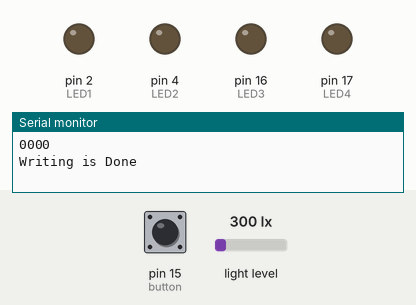
Bench run of a program on a simulated Arduino Mega 2560, built for the host (arithmetic inside an expression is 32-bit, double 64-bit). Shown: output pins drawn as LEDs (lit = HIGH), the last lines printed to the serial monitor. Wiring (inferred from the names in the program): BH1750 light sensor at I2C address 0x23. The inputs (shaded band) are chosen by the test bench; at power-on: pin 15 (button) HIGH, light level 300 lx. Pins used as bus, display or sensor lines are not drawn.

Above: at 3.2 s.
3.3 s: pin 15 (button) pulled LOW for 2.7 s
At 5.1 s:
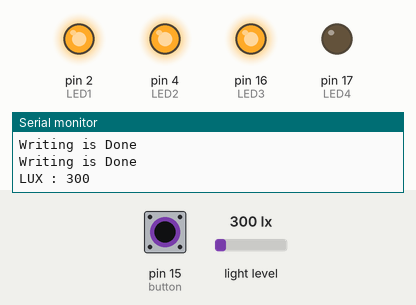
Timing chart, 0 to 8.6 s (numbered marks = the images above; inputs shaded):
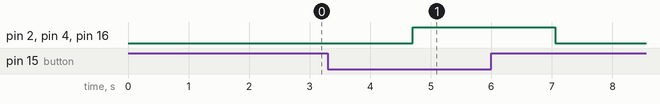

The program:

main.cpp
```cpp
#include <Arduino.h>
#include <Wire.h>
#include <SPI.h>
#include <w25q64.hpp>

#define csPin 5
#define sckPin 18
#define misoPin 19
#define mosiPin 23
#define lenId 4
#define getChipId 0x9F
byte chipId[4];
w25q64 spiChip;
unsigned char writepage[256] ="";
unsigned char readpage[256] ="";

#define BH1750Address 0x23
#define BH1750Len 2

void bh1750Req(int address);
int bh1750read(int address);

byte buff[2];
unsigned short lux= 0;
//define pin
#define LED1 2
#define LED2 4
#define LED3 16
#define LED4 17
#define button 15

int btnState;

void setup() {
  // put your setup code here, to run once:
  pinMode(LED1,OUTPUT);
  pinMode(LED2,OUTPUT);
  pinMode(LED3,OUTPUT);
  pinMode(LED4,OUTPUT);
  pinMode(button,INPUT_PULLUP);
  Serial.begin(9600);
  Wire.begin();
  spiChip.begin();
  spiChip.getId(chipId);
  delay(2000);
  for(int i = 0; i<lenId; i++)
  {
    Serial.print(chipId[i],HEX);
  }
  Serial.println();


}

void loop() {
spiChip.readPages(readpage, 0XFFFF,1);
  for (int i=0; i<256;i++)
  {
    if (readpage[i]> 8 && readpage[i]<127)
    {
      Serial.print((char) readpage[i]);
    }
  }
  Serial.println();

  btnState = digitalRead(button);
  // put your main code here, to run repeatedly:


bh1750Req(BH1750Address);
delay(300);
if (btnState == !1)
{
memcpy(writepage, "ON", sizeof("ON"));
spiChip.erasePageSector(0xFFFF);
spiChip.pageWrite(writepage,0XFFFF);
Serial.println("Writing is Done");

if (bh1750read(BH1750Address)== BH1750Len)
{
  lux = (((unsigned short)buff[0] << 8) | (unsigned short)buff[1])/1.2;
  Serial.println("LUX : " + String(lux));
}

if(lux >=0 && lux <= 250)
{
  digitalWrite(LED1,HIGH);
  digitalWrite(LED2,HIGH);
  digitalWrite(LED3,HIGH);
  digitalWrite(LED4,HIGH);

}
else if(lux >=251 && lux <= 500)
{
  digitalWrite(LED1,HIGH);
  digitalWrite(LED2,HIGH);
  digitalWrite(LED3,HIGH);
  digitalWrite(LED4,LOW);

}
else if(lux >=501 && lux <= 750)
{
  digitalWrite(LED1,HIGH);
  digitalWrite(LED2,HIGH);
  digitalWrite(LED3,LOW);
  digitalWrite(LED4,LOW);

}
else if(lux >=751 && lux <= 1000)
{
  digitalWrite(LED1,HIGH);
  digitalWrite(LED2,LOW);
  digitalWrite(LED3,LOW);
  digitalWrite(LED4,LOW);

}
else{
  digitalWrite(LED1,LOW);
  digitalWrite(LED2,LOW);
  digitalWrite(LED3,LOW);
  digitalWrite(LED4,LOW);

}

}
else{
  memcpy(writepage, "OFF", sizeof("OFF"));
spiChip.erasePageSector(0xFFFF);
spiChip.pageWrite(writepage,0XFFFF);
Serial.println("Writing is Done");
  digitalWrite(LED1,LOW);
  digitalWrite(LED2,LOW);
  digitalWrite(LED3,LOW);
  digitalWrite(LED4,LOW);
}
delay(2000);
}


void bh1750Req(int address)
{
  Wire.beginTransmission(address);
  Wire.write(0x10);
  Wire.endTransmission();
}

int bh1750read(int address)
{
  int i = 0;
  Wire.beginTransmission(address);
  Wire.requestFrom(address,2);
  while(Wire.available())
  {
    buff[i] = Wire.read();
    i++;
  }
  Wire.endTransmission();
  return i;
}
```

w25q64.hpp
```cpp
#include <Arduino.h>
#include <SPI.h>

#define CS_PIN 5
#define SCK_PIN 18
#define MISO_PIN 19
#define MOSI_PIN 23

#define CHIP_ID 0x9F

#define LEN_ID 4

#define STAT_WIP 1
#define STAT_WEL 2

#define CMD_WRITE_STATUS_REG 0x01
#define CMD_PAGE_PROGRAM 0x02
#define CMD_READ_DATA 0x03
#define CMD_WRITE_DISABLE 0x04 // not tested
#define CMD_READ_STATUS_REG 0x05
#define CMD_WRITE_ENABLE 0x06
#define CMD_READ_HIGH_SPEED 0x0B // not tested
#define CMD_SECTOR_ERASE 0x20 // not tested
#define CMD_BLOCK32K_ERASE 0x52 // not tested
#define CMD_RESET_DEVICE 0xF0 //<<-different from winbond
#define CMD_READ_ID 0x9F
#define CMD_RELEASE_POWER_DOWN 0xAB // not tested
#define CMD_POWER_DOWN 0xB9 // not tested
#define CMD_CHIP_ERASE 0xC7
#define CMD_BLOCK64K_ERASE 0xD8 // not tested

class w25q64
{
private:
  int chipWaitForWrite = 0;

  int pageToAddress(int pn);
  int addressToPagee(int addr);
  unsigned char readStatus();
  void writePause();

public:
  w25q64();
  ~w25q64();
  void begin();
  void getId(byte * chipId);
  void readId(unsigned char *idt);
  void hardReset();
  void erase(bool wait);
  void erasePageSector(int pn);
  void pageWrite(unsigned char *wp, int pn);
  void readPages(unsigned char *p, int pn, const int n_pages);
  void fastReadPages(unsigned char *p, int pn, const int n_pages);
};
```

w25q64.cpp
```cpp
#include <w25q64.hpp>

w25q64::w25q64(/* args */) {}

w25q64::~w25q64() {}

void w25q64::begin() {
  pinMode(CS_PIN, OUTPUT);
  SPI.begin(SCK_PIN, MISO_PIN, MOSI_PIN, CS_PIN);
  digitalWrite(CS_PIN, HIGH);
}

// convert a page number to a 24-bit address
int w25q64::pageToAddress(int pn) { return (pn << 8); }

// convert a 24-bit address to a page number
int w25q64::addressToPagee(int addr) { return (addr >> 8); }

unsigned char w25q64::readStatus() {
  unsigned char c;

  // This can't do a writePause
  digitalWrite(CS_PIN, LOW);
  SPI.transfer(CMD_READ_STATUS_REG);
  c = SPI.transfer(0x00);
  digitalWrite(CS_PIN, HIGH);
  return (c);
}

void w25q64::writePause() {
  if (chipWaitForWrite) {
    while (readStatus() & STAT_WIP)
      ;
    chipWaitForWrite = 0;
  }
}

void w25q64::getId(byte *chipId) {
  // Get chip ID
  digitalWrite(CS_PIN, LOW);
  SPI.transfer(CHIP_ID);
  for (int i = 0; i < LEN_ID; i++) {
    chipId[i] = SPI.transfer(0);
  }
  digitalWrite(CS_PIN, HIGH);
}

void w25q64::readId(unsigned char *idt) {
  writePause();
  // set control register
  digitalWrite(CS_PIN, LOW);
  SPI.transfer(CMD_READ_ID);
  for (uint16_t i = 0; i < 20; i++) {
    *idt++ = SPI.transfer(0x00);
  }
  digitalWrite(CS_PIN, HIGH);
}

void w25q64::hardReset() {
  // Make sure that the device is not busy before
  // doing the hard reset sequence
  // At the moment this does NOT check the
  // SUSpend status bit in Status Register 2
  // but the library does not support suspend
  // mode yet anyway
  writePause();

  // Send Write Enable command
  digitalWrite(CS_PIN, LOW);
  SPI.transfer(CMD_RESET_DEVICE);
  digitalWrite(CS_PIN, HIGH);
  delayMicroseconds(50);
  // Wait for the hard reset to finish
  // Don't use chipWaitForWrite here
  while (readStatus() & STAT_WIP)
    ;
  // The spec says "the device will take
  // approximately tRST=30 microseconds
  // to reset"
}

void w25q64::erase(bool wait) {
  writePause();
  // Send Write Enable command
  digitalWrite(CS_PIN, LOW);
  SPI.transfer(CMD_WRITE_ENABLE);
  digitalWrite(CS_PIN, HIGH);
  digitalWrite(CS_PIN, LOW);
  SPI.transfer(CMD_CHIP_ERASE);
  digitalWrite(CS_PIN, HIGH);
  chipWaitForWrite = 1;
  if (wait)
    writePause();
}

void w25q64::erasePageSector(int pn) {
  int address;

  writePause();
  // Send Write Enable command
  digitalWrite(CS_PIN, LOW);
  SPI.transfer(CMD_WRITE_ENABLE);
  digitalWrite(CS_PIN, HIGH);

  digitalWrite(CS_PIN, LOW);
  SPI.transfer(CMD_SECTOR_ERASE);
  // Send the 3 byte address
  address = pageToAddress(pn);
  SPI.transfer((address >> 16) & 0xff);
  SPI.transfer((address >> 8) & 0xff);
  SPI.transfer(address & 0xff);
  digitalWrite(CS_PIN, HIGH);
  // Indicate that next I/O must wait for this write to finish
  chipWaitForWrite = 1;
}

void w25q64::pageWrite(unsigned char *wp, int pn) {
  int address;

  writePause();
  // Send Write Enable command
  digitalWrite(CS_PIN, LOW);
  delay(10);
  SPI.transfer(CMD_WRITE_ENABLE);
  delay(10);
  digitalWrite(CS_PIN, HIGH);

  digitalWrite(CS_PIN, LOW);
  delay(10);
  SPI.transfer(CMD_PAGE_PROGRAM);
  // Send the 3 byte address
  address = pageToAddress(pn);
  SPI.transfer((uint8_t)(address >> 16) & 0xFF);
  SPI.transfer((uint8_t)(address >> 8) & 0xFF);
  SPI.transfer((uint8_t)address & 0xFF);
  // Now write 256 bytes to the page
  for (uint16_t i = 0; i < 256; i++) {
    SPI.transfer(*wp++);
  }
  delay(10);
  digitalWrite(CS_PIN, HIGH);
  // Indicate that next I/O must wait for this write to finish
  chipWaitForWrite = 1;
}

void w25q64::readPages(unsigned char *p, int pn, const int n_pages) {
  int address;
  unsigned char *rp = p;

  writePause();
  digitalWrite(CS_PIN, LOW);
  delay(10);
  SPI.transfer(CMD_READ_DATA);
  // Send the 3 byte address
  address = pageToAddress(pn);
  SPI.transfer((uint8_t)(address >> 16) & 0xFF);
  SPI.transfer((uint8_t)(address >> 8) & 0xFF);
  SPI.transfer((uint8_t)address & 0xFF);
  // Now read the page's data bytes
  for (uint16_t i = 0; i < n_pages * 256; i++) {
    *rp++ = SPI.transfer(0);
  }
  digitalWrite(CS_PIN, HIGH);
}

void w25q64::fastReadPages(unsigned char *p, int pn, const int n_pages) {
  int address;
  unsigned char *rp = p;

  writePause();
  // The chip doesn't run at the higher clock speed until
  // after the command and address have been sent
  digitalWrite(CS_PIN, LOW);
  SPI.transfer(CMD_READ_HIGH_SPEED);
  // Send the 3 byte address
  address = pageToAddress(pn);
  SPI.transfer((address >> 16) & 0xFF);
  SPI.transfer((address >> 8) & 0xFF);
  SPI.transfer(address & 0xFF);
  // send dummy byte
  SPI.transfer(0);
  // Now read the number of pages required
  for (uint16_t i = 0; i < n_pages * 256; i++) {
    *rp++ = SPI.transfer(0);
  }
  digitalWrite(CS_PIN, HIGH);
}
```

Measured:
- after the input at 3.3 s, pin 2 (LED1), pin 4 (LED2), pin 16 (LED3): LOW → HIGH after 1.4 s, → LOW 2.4 s later
